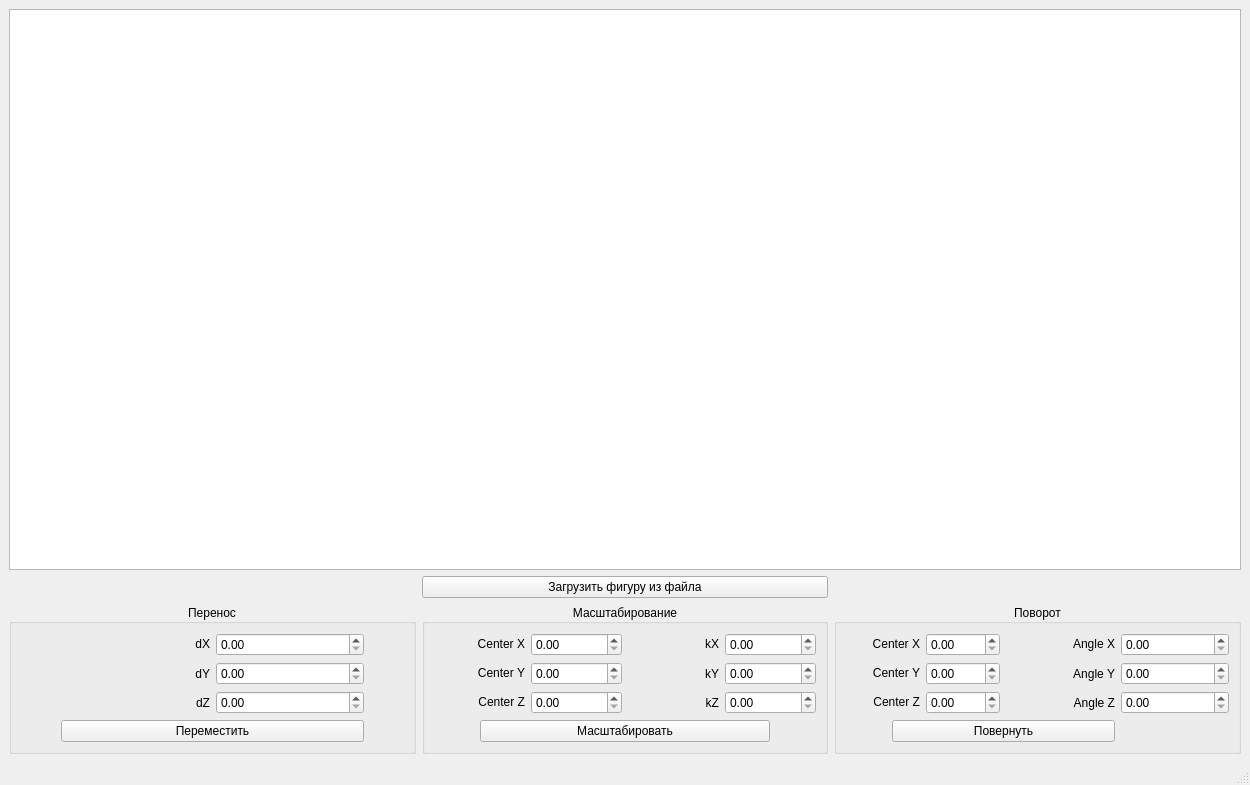
<?xml version="1.0" encoding="UTF-8"?>
<ui version="4.0">
 <class>MainWindow</class>
 <widget class="QMainWindow" name="MainWindow">
  <property name="geometry">
   <rect>
    <x>0</x>
    <y>0</y>
    <width>1250</width>
    <height>785</height>
   </rect>
  </property>
  <property name="windowTitle">
   <string>MainWindow</string>
  </property>
  <widget class="QWidget" name="centralwidget">
   <layout class="QGridLayout" name="gridLayout">
    <item row="2" column="1">
     <widget class="QGroupBox" name="groupBox_2">
      <property name="title">
       <string>Масштабирование</string>
      </property>
      <property name="alignment">
       <set>Qt::AlignCenter</set>
      </property>
      <layout class="QGridLayout" name="gridLayout_5">
       <item row="0" column="0">
        <layout class="QGridLayout" name="gridLayout_6">
         <item row="5" column="0">
          <spacer name="horizontalSpacer_4">
           <property name="orientation">
            <enum>Qt::Horizontal</enum>
           </property>
           <property name="sizeType">
            <enum>QSizePolicy::Fixed</enum>
           </property>
           <property name="sizeHint" stdset="0">
            <size>
             <width>40</width>
             <height>20</height>
            </size>
           </property>
          </spacer>
         </item>
         <item row="5" column="1" colspan="2">
          <widget class="QPushButton" name="ScaleButton">
           <property name="sizePolicy">
            <sizepolicy hsizetype="Minimum" vsizetype="Fixed">
             <horstretch>0</horstretch>
             <verstretch>0</verstretch>
            </sizepolicy>
           </property>
           <property name="text">
            <string>Масштабировать</string>
           </property>
           <property name="flat">
            <bool>false</bool>
           </property>
          </widget>
         </item>
         <item row="1" column="0" colspan="2">
          <layout class="QGridLayout" name="gridLayout_11">
           <item row="0" column="0">
            <widget class="QLabel" name="label_22">
             <property name="sizePolicy">
              <sizepolicy hsizetype="Preferred" vsizetype="Fixed">
               <horstretch>0</horstretch>
               <verstretch>0</verstretch>
              </sizepolicy>
             </property>
             <property name="text">
              <string>Center X</string>
             </property>
             <property name="alignment">
              <set>Qt::AlignRight|Qt::AlignTrailing|Qt::AlignVCenter</set>
             </property>
            </widget>
           </item>
           <item row="1" column="0">
            <widget class="QLabel" name="label_23">
             <property name="sizePolicy">
              <sizepolicy hsizetype="Preferred" vsizetype="Fixed">
               <horstretch>0</horstretch>
               <verstretch>0</verstretch>
              </sizepolicy>
             </property>
             <property name="text">
              <string>Center Y</string>
             </property>
             <property name="alignment">
              <set>Qt::AlignRight|Qt::AlignTrailing|Qt::AlignVCenter</set>
             </property>
            </widget>
           </item>
           <item row="2" column="0">
            <widget class="QLabel" name="label_24">
             <property name="sizePolicy">
              <sizepolicy hsizetype="Preferred" vsizetype="Fixed">
               <horstretch>0</horstretch>
               <verstretch>0</verstretch>
              </sizepolicy>
             </property>
             <property name="text">
              <string>Center Z</string>
             </property>
             <property name="alignment">
              <set>Qt::AlignRight|Qt::AlignTrailing|Qt::AlignVCenter</set>
             </property>
            </widget>
           </item>
           <item row="0" column="1">
            <widget class="QDoubleSpinBox" name="CSxField"/>
           </item>
           <item row="1" column="1">
            <widget class="QDoubleSpinBox" name="CSyField"/>
           </item>
           <item row="2" column="1">
            <widget class="QDoubleSpinBox" name="CSzField"/>
           </item>
          </layout>
         </item>
         <item row="5" column="3">
          <spacer name="horizontalSpacer_3">
           <property name="orientation">
            <enum>Qt::Horizontal</enum>
           </property>
           <property name="sizeType">
            <enum>QSizePolicy::Fixed</enum>
           </property>
           <property name="sizeHint" stdset="0">
            <size>
             <width>40</width>
             <height>20</height>
            </size>
           </property>
          </spacer>
         </item>
         <item row="1" column="2" colspan="2">
          <layout class="QGridLayout" name="gridLayout_9">
           <item row="2" column="1">
            <widget class="QDoubleSpinBox" name="KzField">
             <property name="sizePolicy">
              <sizepolicy hsizetype="Preferred" vsizetype="Fixed">
               <horstretch>0</horstretch>
               <verstretch>0</verstretch>
              </sizepolicy>
             </property>
            </widget>
           </item>
           <item row="0" column="1">
            <widget class="QDoubleSpinBox" name="KxField">
             <property name="sizePolicy">
              <sizepolicy hsizetype="Preferred" vsizetype="Fixed">
               <horstretch>0</horstretch>
               <verstretch>0</verstretch>
              </sizepolicy>
             </property>
            </widget>
           </item>
           <item row="1" column="1">
            <widget class="QDoubleSpinBox" name="KyField">
             <property name="sizePolicy">
              <sizepolicy hsizetype="Preferred" vsizetype="Fixed">
               <horstretch>0</horstretch>
               <verstretch>0</verstretch>
              </sizepolicy>
             </property>
            </widget>
           </item>
           <item row="0" column="0">
            <widget class="QLabel" name="label_15">
             <property name="sizePolicy">
              <sizepolicy hsizetype="Preferred" vsizetype="Fixed">
               <horstretch>0</horstretch>
               <verstretch>0</verstretch>
              </sizepolicy>
             </property>
             <property name="text">
              <string>kX</string>
             </property>
             <property name="alignment">
              <set>Qt::AlignRight|Qt::AlignTrailing|Qt::AlignVCenter</set>
             </property>
            </widget>
           </item>
           <item row="1" column="0">
            <widget class="QLabel" name="label_14">
             <property name="text">
              <string>kY</string>
             </property>
             <property name="alignment">
              <set>Qt::AlignRight|Qt::AlignTrailing|Qt::AlignVCenter</set>
             </property>
            </widget>
           </item>
           <item row="2" column="0">
            <widget class="QLabel" name="label_13">
             <property name="text">
              <string>kZ</string>
             </property>
             <property name="alignment">
              <set>Qt::AlignRight|Qt::AlignTrailing|Qt::AlignVCenter</set>
             </property>
            </widget>
           </item>
          </layout>
         </item>
        </layout>
       </item>
      </layout>
     </widget>
    </item>
    <item row="2" column="2">
     <widget class="QGroupBox" name="groupBox_3">
      <property name="title">
       <string>Поворот</string>
      </property>
      <property name="alignment">
       <set>Qt::AlignCenter</set>
      </property>
      <layout class="QGridLayout" name="gridLayout_7">
       <item row="0" column="0">
        <layout class="QGridLayout" name="gridLayout_8">
         <item row="5" column="0">
          <spacer name="horizontalSpacer_6">
           <property name="orientation">
            <enum>Qt::Horizontal</enum>
           </property>
           <property name="sizeType">
            <enum>QSizePolicy::Fixed</enum>
           </property>
           <property name="sizeHint" stdset="0">
            <size>
             <width>40</width>
             <height>20</height>
            </size>
           </property>
          </spacer>
         </item>
         <item row="1" column="2" colspan="2">
          <layout class="QGridLayout" name="gridLayout_2">
           <item row="2" column="0">
            <widget class="QLabel" name="label_16">
             <property name="text">
              <string>Angle Z</string>
             </property>
             <property name="alignment">
              <set>Qt::AlignRight|Qt::AlignTrailing|Qt::AlignVCenter</set>
             </property>
            </widget>
           </item>
           <item row="1" column="0">
            <widget class="QLabel" name="label_17">
             <property name="text">
              <string>Angle Y</string>
             </property>
             <property name="alignment">
              <set>Qt::AlignRight|Qt::AlignTrailing|Qt::AlignVCenter</set>
             </property>
            </widget>
           </item>
           <item row="0" column="1">
            <widget class="QDoubleSpinBox" name="AxField">
             <property name="sizePolicy">
              <sizepolicy hsizetype="Preferred" vsizetype="Fixed">
               <horstretch>0</horstretch>
               <verstretch>0</verstretch>
              </sizepolicy>
             </property>
            </widget>
           </item>
           <item row="1" column="1">
            <widget class="QDoubleSpinBox" name="AyField">
             <property name="sizePolicy">
              <sizepolicy hsizetype="Preferred" vsizetype="Fixed">
               <horstretch>0</horstretch>
               <verstretch>0</verstretch>
              </sizepolicy>
             </property>
            </widget>
           </item>
           <item row="2" column="1">
            <widget class="QDoubleSpinBox" name="AzField">
             <property name="sizePolicy">
              <sizepolicy hsizetype="Preferred" vsizetype="Fixed">
               <horstretch>0</horstretch>
               <verstretch>0</verstretch>
              </sizepolicy>
             </property>
            </widget>
           </item>
           <item row="0" column="0">
            <widget class="QLabel" name="label_18">
             <property name="sizePolicy">
              <sizepolicy hsizetype="Preferred" vsizetype="Fixed">
               <horstretch>0</horstretch>
               <verstretch>0</verstretch>
              </sizepolicy>
             </property>
             <property name="text">
              <string>Angle X</string>
             </property>
             <property name="alignment">
              <set>Qt::AlignRight|Qt::AlignTrailing|Qt::AlignVCenter</set>
             </property>
            </widget>
           </item>
          </layout>
         </item>
         <item row="5" column="3">
          <spacer name="horizontalSpacer_5">
           <property name="orientation">
            <enum>Qt::Horizontal</enum>
           </property>
           <property name="sizeType">
            <enum>QSizePolicy::Fixed</enum>
           </property>
           <property name="sizeHint" stdset="0">
            <size>
             <width>40</width>
             <height>20</height>
            </size>
           </property>
          </spacer>
         </item>
         <item row="5" column="1" colspan="2">
          <widget class="QPushButton" name="RotateButton">
           <property name="sizePolicy">
            <sizepolicy hsizetype="Minimum" vsizetype="Fixed">
             <horstretch>0</horstretch>
             <verstretch>0</verstretch>
            </sizepolicy>
           </property>
           <property name="text">
            <string>Повернуть</string>
           </property>
           <property name="flat">
            <bool>false</bool>
           </property>
          </widget>
         </item>
         <item row="1" column="0" colspan="2">
          <layout class="QGridLayout" name="gridLayout_10">
           <item row="0" column="0">
            <widget class="QLabel" name="label_19">
             <property name="sizePolicy">
              <sizepolicy hsizetype="Preferred" vsizetype="Fixed">
               <horstretch>0</horstretch>
               <verstretch>0</verstretch>
              </sizepolicy>
             </property>
             <property name="text">
              <string>Center X</string>
             </property>
             <property name="alignment">
              <set>Qt::AlignRight|Qt::AlignTrailing|Qt::AlignVCenter</set>
             </property>
            </widget>
           </item>
           <item row="1" column="0">
            <widget class="QLabel" name="label_20">
             <property name="sizePolicy">
              <sizepolicy hsizetype="Preferred" vsizetype="Fixed">
               <horstretch>0</horstretch>
               <verstretch>0</verstretch>
              </sizepolicy>
             </property>
             <property name="text">
              <string>Center Y</string>
             </property>
             <property name="alignment">
              <set>Qt::AlignRight|Qt::AlignTrailing|Qt::AlignVCenter</set>
             </property>
            </widget>
           </item>
           <item row="2" column="0">
            <widget class="QLabel" name="label_21">
             <property name="sizePolicy">
              <sizepolicy hsizetype="Preferred" vsizetype="Fixed">
               <horstretch>0</horstretch>
               <verstretch>0</verstretch>
              </sizepolicy>
             </property>
             <property name="text">
              <string>Center Z</string>
             </property>
             <property name="alignment">
              <set>Qt::AlignRight|Qt::AlignTrailing|Qt::AlignVCenter</set>
             </property>
            </widget>
           </item>
           <item row="0" column="1">
            <widget class="QDoubleSpinBox" name="CRxField"/>
           </item>
           <item row="1" column="1">
            <widget class="QDoubleSpinBox" name="CRyField"/>
           </item>
           <item row="2" column="1">
            <widget class="QDoubleSpinBox" name="CRzField"/>
           </item>
          </layout>
         </item>
        </layout>
       </item>
      </layout>
     </widget>
    </item>
    <item row="2" column="0">
     <widget class="QGroupBox" name="groupBox">
      <property name="title">
       <string>Перенос</string>
      </property>
      <property name="alignment">
       <set>Qt::AlignCenter</set>
      </property>
      <layout class="QGridLayout" name="gridLayout_4">
       <item row="0" column="0">
        <layout class="QGridLayout" name="gridLayout_3">
         <item row="3" column="2">
          <widget class="QDoubleSpinBox" name="DzField">
           <property name="sizePolicy">
            <sizepolicy hsizetype="Preferred" vsizetype="Fixed">
             <horstretch>0</horstretch>
             <verstretch>0</verstretch>
            </sizepolicy>
           </property>
          </widget>
         </item>
         <item row="2" column="2">
          <widget class="QDoubleSpinBox" name="DyField">
           <property name="sizePolicy">
            <sizepolicy hsizetype="Preferred" vsizetype="Fixed">
             <horstretch>0</horstretch>
             <verstretch>0</verstretch>
            </sizepolicy>
           </property>
          </widget>
         </item>
         <item row="1" column="2">
          <widget class="QDoubleSpinBox" name="DxField">
           <property name="sizePolicy">
            <sizepolicy hsizetype="Preferred" vsizetype="Fixed">
             <horstretch>0</horstretch>
             <verstretch>0</verstretch>
            </sizepolicy>
           </property>
          </widget>
         </item>
         <item row="5" column="4">
          <spacer name="horizontalSpacer_2">
           <property name="orientation">
            <enum>Qt::Horizontal</enum>
           </property>
           <property name="sizeType">
            <enum>QSizePolicy::Fixed</enum>
           </property>
           <property name="sizeHint" stdset="0">
            <size>
             <width>40</width>
             <height>20</height>
            </size>
           </property>
          </spacer>
         </item>
         <item row="5" column="0">
          <spacer name="horizontalSpacer">
           <property name="orientation">
            <enum>Qt::Horizontal</enum>
           </property>
           <property name="sizeType">
            <enum>QSizePolicy::Fixed</enum>
           </property>
           <property name="sizeHint" stdset="0">
            <size>
             <width>40</width>
             <height>20</height>
            </size>
           </property>
          </spacer>
         </item>
         <item row="5" column="1" colspan="2">
          <widget class="QPushButton" name="MoveButton">
           <property name="sizePolicy">
            <sizepolicy hsizetype="Minimum" vsizetype="Fixed">
             <horstretch>0</horstretch>
             <verstretch>0</verstretch>
            </sizepolicy>
           </property>
           <property name="text">
            <string>Переместить</string>
           </property>
           <property name="flat">
            <bool>false</bool>
           </property>
          </widget>
         </item>
         <item row="3" column="1">
          <widget class="QLabel" name="label_11">
           <property name="text">
            <string>dZ</string>
           </property>
           <property name="alignment">
            <set>Qt::AlignRight|Qt::AlignTrailing|Qt::AlignVCenter</set>
           </property>
          </widget>
         </item>
         <item row="2" column="1">
          <widget class="QLabel" name="label_10">
           <property name="text">
            <string>dY</string>
           </property>
           <property name="alignment">
            <set>Qt::AlignRight|Qt::AlignTrailing|Qt::AlignVCenter</set>
           </property>
          </widget>
         </item>
         <item row="1" column="1">
          <widget class="QLabel" name="label_12">
           <property name="sizePolicy">
            <sizepolicy hsizetype="Preferred" vsizetype="Fixed">
             <horstretch>0</horstretch>
             <verstretch>0</verstretch>
            </sizepolicy>
           </property>
           <property name="text">
            <string>dX</string>
           </property>
           <property name="alignment">
            <set>Qt::AlignRight|Qt::AlignTrailing|Qt::AlignVCenter</set>
           </property>
          </widget>
         </item>
        </layout>
       </item>
      </layout>
     </widget>
    </item>
    <item row="0" column="0" colspan="3">
     <widget class="QGraphicsView" name="graphicsView">
      <property name="sizePolicy">
       <sizepolicy hsizetype="Expanding" vsizetype="Expanding">
        <horstretch>0</horstretch>
        <verstretch>0</verstretch>
       </sizepolicy>
      </property>
     </widget>
    </item>
    <item row="1" column="1">
     <widget class="QPushButton" name="LoadFigureButton">
      <property name="text">
       <string>Загрузить фигуру из файла</string>
      </property>
     </widget>
    </item>
   </layout>
  </widget>
  <widget class="QMenuBar" name="menubar">
   <property name="geometry">
    <rect>
     <x>0</x>
     <y>0</y>
     <width>1250</width>
     <height>22</height>
    </rect>
   </property>
  </widget>
  <widget class="QStatusBar" name="statusbar"/>
 </widget>
 <resources/>
 <connections/>
</ui>
